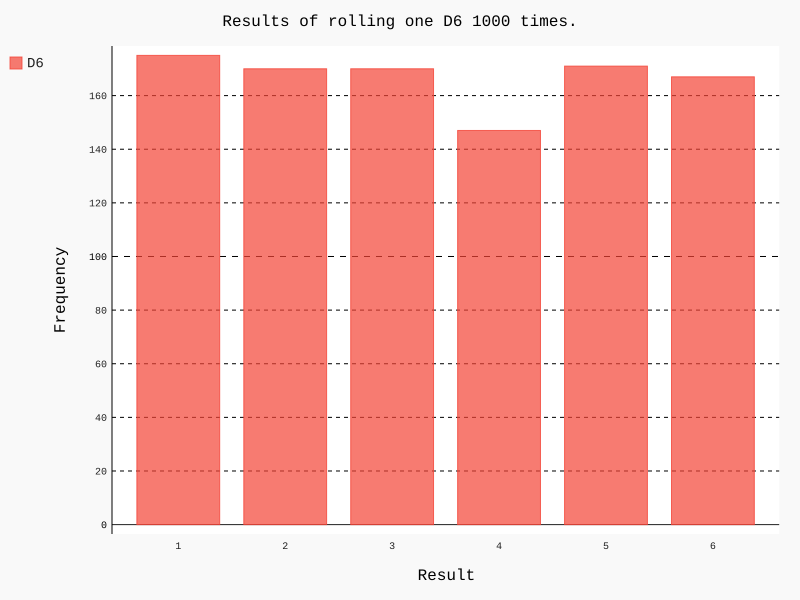

This chart was generated by the following Python code:
import pygal

from die import Die

die = Die()

res = []
for _ in range(1000):
    res.append(die.roll())

freq = []
for val in range(1, die.num_sides+1):
    freq.append(res.count(val))

hist = pygal.Bar()
hist.title = 'Results of rolling one D6 1000 times.'
hist.x_labels = [str(i+1) for i in range(6)]
hist.x_title = 'Result'
hist.y_title = 'Frequency'
hist.add('D6', freq)
hist.render_to_file('die_visual.svg')
